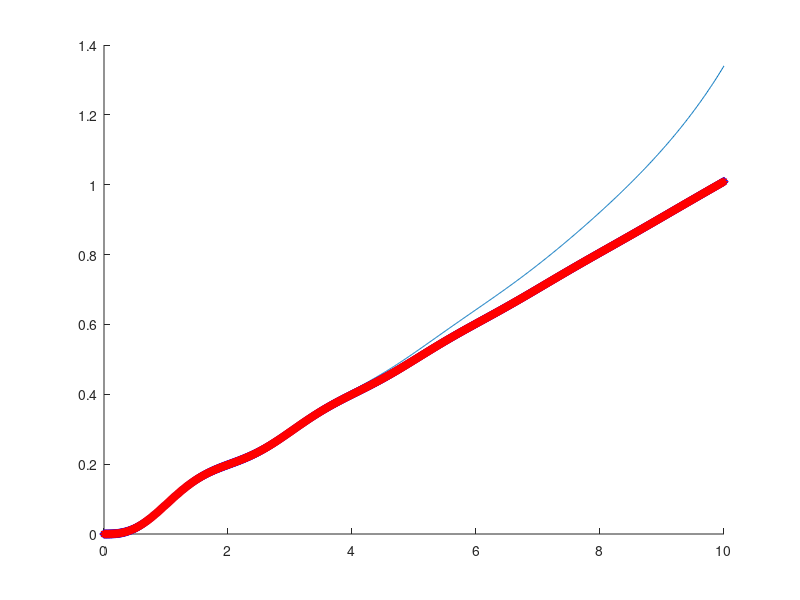

Recreate this plot in MATLAB.
clc
clear all
close all
t0=0;
tfi=10;
dt=.01;
t=t0:dt:tfi;
b=1;
m=1;
k=1;
l=1;
g=9.81;
T(1)=0;
Tp(1)=0;
tao=t;
%tao=ones(1,length(t));

for i=1:length(t)-1
    
    Tpp(i)=(tao(i)-b*Tp(i)-m*g*l*sin(T(i)))/(m*l*l);
    Tp(i+1)=sum(Tpp*dt);
    T(i+1)=sum(Tp*dt);
   
end
hold on
plot(t,T)

x1t=0;
x1=(-g/l)*cos(x1t);
A=[0,1;x1,-b/(m*l^2)];
B=[0;1/(m*l*l)];
C=[1,0];
D=[0];
Gs=ss(A,B,C,D);
%y=step(Gs,t);
y=lsim(Gs,tao,t);
plot(t,y,'bd')

Gs=tf([1],[m*l^2 b m*l*g]);
%y=step(Gs,t);
z=lsim(Gs,tao,t);
plot(t,z,'r*')